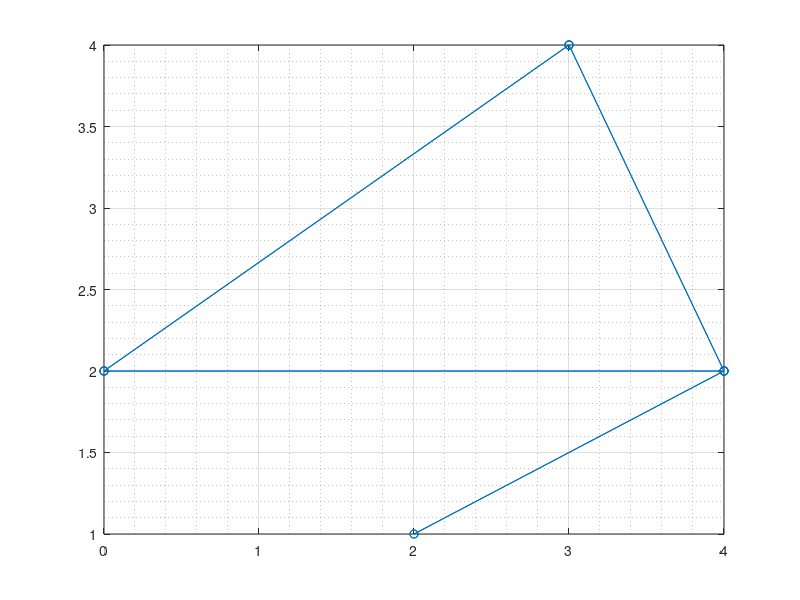

This chart was generated by the following MATLAB code:
% Representación matricial de grafos
close all; clearvars; clc;

% Matriz de adyacencia
A = [0 1 1 0;
     1 0 1 0;
     1 1 0 1;
     0 0 1 0];

% Posiciones de los nodos (pares ordenados)
xy = [0, 2  % A
      3, 4  % B
      4, 2  % C
      2, 1];% D

% Mostrar el grafo
gplot(A,xy,'o-')
grid on
grid minor
